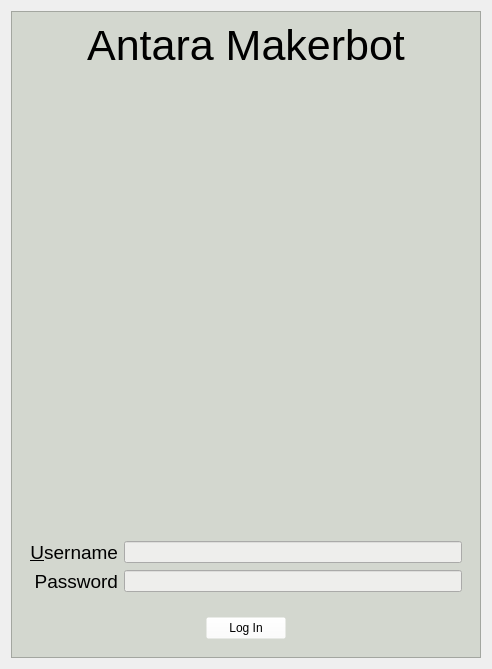
      <widget class="QWidget" name="login_page">
       <layout class="QGridLayout" name="gridLayout_29">
        <item row="0" column="0">
         <widget class="QFrame" name="login_frame">
          <property name="sizePolicy">
           <sizepolicy hsizetype="MinimumExpanding" vsizetype="Minimum">
            <horstretch>0</horstretch>
            <verstretch>0</verstretch>
           </sizepolicy>
          </property>
          <property name="minimumSize">
           <size>
            <width>0</width>
            <height>0</height>
           </size>
          </property>
          <property name="maximumSize">
           <size>
            <width>550</width>
            <height>710</height>
           </size>
          </property>
          <property name="styleSheet">
           <string notr="true">background-color: rgb(211, 215, 207)</string>
          </property>
          <property name="frameShape">
           <enum>QFrame::StyledPanel</enum>
          </property>
          <property name="frameShadow">
           <enum>QFrame::Raised</enum>
          </property>
          <layout class="QVBoxLayout" name="verticalLayout">
           <item>
            <widget class="QLabel" name="login_lbl">
             <property name="font">
              <font>
               <pointsize>32</pointsize>
              </font>
             </property>
             <property name="text">
              <string>Antara Makerbot</string>
             </property>
             <property name="alignment">
              <set>Qt::AlignCenter</set>
             </property>
            </widget>
           </item>
           <item>
            <widget class="QLabel" name="login_image_lbl">
             <property name="sizePolicy">
              <sizepolicy hsizetype="Preferred" vsizetype="MinimumExpanding">
               <horstretch>0</horstretch>
               <verstretch>0</verstretch>
              </sizepolicy>
             </property>
             <property name="minimumSize">
              <size>
               <width>450</width>
               <height>450</height>
              </size>
             </property>
             <property name="text">
              <string>&lt;html&gt;&lt;head/&gt;&lt;body&gt;&lt;p&gt;&lt;img src=&quot;:/lrg/img/400/kmd.png&quot;/&gt;&lt;/p&gt;&lt;/body&gt;&lt;/html&gt;</string>
             </property>
             <property name="alignment">
              <set>Qt::AlignCenter</set>
             </property>
            </widget>
           </item>
           <item>
            <widget class="QFrame" name="login_inputs_frame">
             <property name="styleSheet">
              <string notr="true">background-color: rgba(255, 255, 255, 0);</string>
             </property>
             <property name="frameShape">
              <enum>QFrame::NoFrame</enum>
             </property>
             <property name="frameShadow">
              <enum>QFrame::Raised</enum>
             </property>
             <layout class="QGridLayout" name="gridLayout_27">
              <item row="1" column="1">
               <widget class="QLineEdit" name="password_input">
                <property name="styleSheet">
                 <string notr="true">background-color: rgb(238, 238, 236);</string>
                </property>
                <property name="echoMode">
                 <enum>QLineEdit::Password</enum>
                </property>
               </widget>
              </item>
              <item row="0" column="0">
               <widget class="QLabel" name="username_lbl">
                <property name="font">
                 <font>
                  <pointsize>14</pointsize>
                 </font>
                </property>
                <property name="layoutDirection">
                 <enum>Qt::RightToLeft</enum>
                </property>
                <property name="text">
                 <string>&amp;Username</string>
                </property>
                <property name="alignment">
                 <set>Qt::AlignRight|Qt::AlignTrailing|Qt::AlignVCenter</set>
                </property>
                <property name="buddy">
                 <cstring>username_input</cstring>
                </property>
               </widget>
              </item>
              <item row="0" column="1">
               <widget class="QLineEdit" name="username_input">
                <property name="styleSheet">
                 <string notr="true">background-color: rgb(238, 238, 236);</string>
                </property>
               </widget>
              </item>
              <item row="1" column="0">
               <widget class="QLabel" name="password_lbl">
                <property name="font">
                 <font>
                  <pointsize>14</pointsize>
                 </font>
                </property>
                <property name="layoutDirection">
                 <enum>Qt::RightToLeft</enum>
                </property>
                <property name="text">
                 <string>Password</string>
                </property>
                <property name="alignment">
                 <set>Qt::AlignRight|Qt::AlignTrailing|Qt::AlignVCenter</set>
                </property>
                <property name="buddy">
                 <cstring>password_input</cstring>
                </property>
               </widget>
              </item>
             </layout>
            </widget>
           </item>
           <item>
            <widget class="QFrame" name="login_btn_frame">
             <property name="sizePolicy">
              <sizepolicy hsizetype="Minimum" vsizetype="Minimum">
               <horstretch>0</horstretch>
               <verstretch>0</verstretch>
              </sizepolicy>
             </property>
             <property name="styleSheet">
              <string notr="true">background-color: rgba(255, 255, 255, 0);</string>
             </property>
             <property name="frameShape">
              <enum>QFrame::NoFrame</enum>
             </property>
             <property name="frameShadow">
              <enum>QFrame::Raised</enum>
             </property>
             <layout class="QGridLayout" name="gridLayout_28">
              <item row="0" column="0">
               <widget class="QPushButton" name="login_btn">
                <property name="sizePolicy">
                 <sizepolicy hsizetype="Fixed" vsizetype="Fixed">
                  <horstretch>0</horstretch>
                  <verstretch>0</verstretch>
                 </sizepolicy>
                </property>
                <property name="text">
                 <string>Log In</string>
                </property>
                <property name="autoDefault">
                 <bool>false</bool>
                </property>
                <property name="flat">
                 <bool>false</bool>
                </property>
               </widget>
              </item>
             </layout>
            </widget>
           </item>
          </layout>
         </widget>
        </item>
       </layout>
      </widget>
